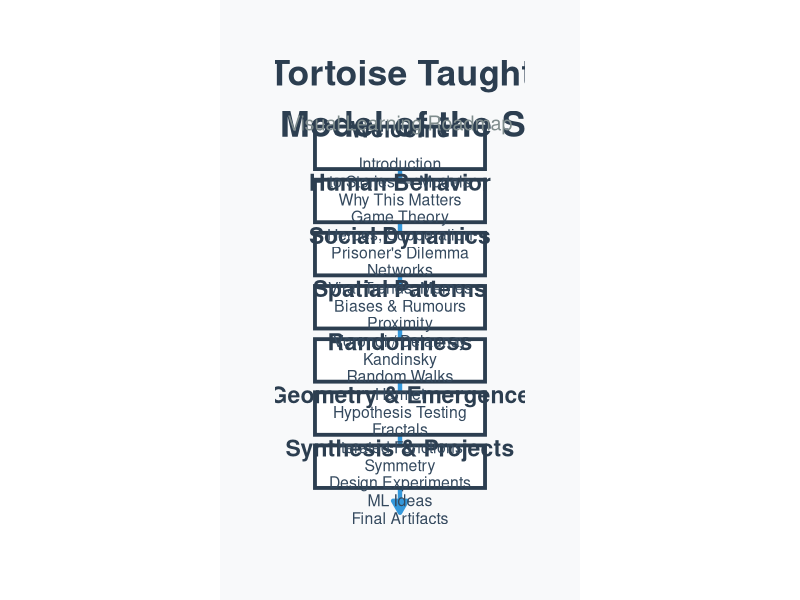
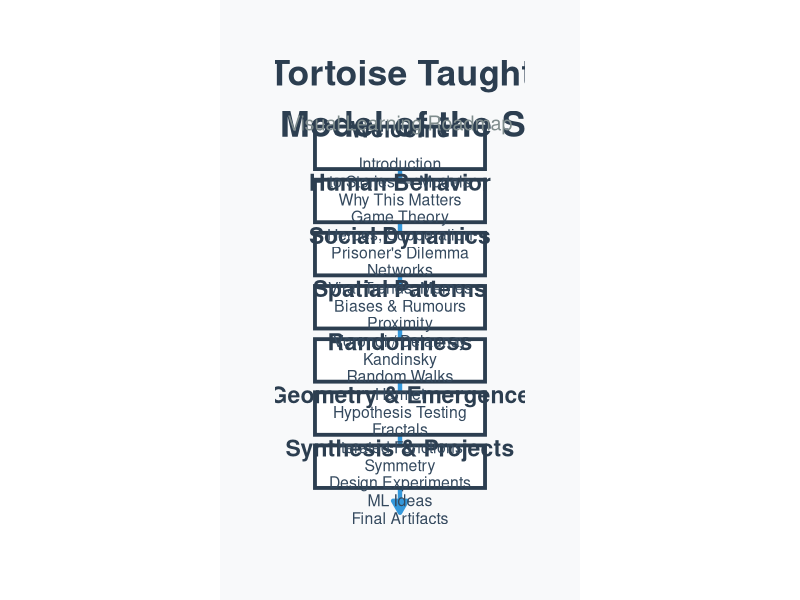

Write R code to recreate these figures, in order.
# Install if needed: install.packages(c("ggplot2", "dplyr", "tibble"))

library(ggplot2)
library(dplyr)
library(tibble)

roadmap_data <- tribble(
  ~stage, ~y, ~title, ~desc,
  1, 0,   "Welcome",          "Introduction\nto Stories → Models\nWhy This Matters",
  2, -1.5,"Human Behavior",   "Game Theory\nHeroes, Cooperation\nPrisoner's Dilemma",
  3, -3,  "Social Dynamics",  "Networks\nViral Trends, Memes\nBiases & Rumours",
  4, -4.5,"Spatial Patterns", "Proximity\nVoronoi / Delaunay\nKandinsky",
  5, -6,  "Randomness",       "Random Walks\nHamlet\nHypothesis Testing",
  6, -7.5,"Geometry & Emergence", "Fractals\nIterated Functions\nSymmetry",
  7, -9,  "Synthesis & Projects","Design Experiments\nML Ideas\nFinal Artifacts"
)

p <- ggplot(roadmap_data, aes(x = 0, y = y)) +
  geom_segment(aes(xend = 0, yend = y - 1.3), 
            color = "#3498db", linewidth = 1.5, 
            arrow = arrow(length = unit(0.35, "cm"), type = "closed")) +
  
  geom_rect(aes(xmin = -2.4, xmax = 2.4, 
                ymin = y - 0.6, ymax = y + 0.6),
            fill = "white", color = "#2c3e50", linewidth = 1.3) +
  
  geom_text(aes(label = title), size = 5.8, fontface = "bold", color = "#2c3e50", vjust = -0.6) +
  geom_text(aes(label = desc), size = 4, color = "#34495e", vjust = 1.2, lineheight = 0.95) +
  
  annotate("text", x=0, y=1.4, 
           label = "Old Tortoise Taught Us:\nThe Model of the Story", 
           size=9, fontface="bold", color="#2c3e50") +
  annotate("text", x=0, y=0.7, 
           label = "Visual Learning Roadmap", size=5, color="#7f8c8d") +
  
  theme_void() +
  theme(plot.margin = margin(40,40,50,40),
        plot.background = element_rect(fill = "#f8f9fa", color=NA)) +
  coord_fixed(xlim=c(-3.2, 3.2), ylim=c(-10.2, 2))

print(p)
ggsave("course_roadmap_ggplot.png", p, width=11, height=14, dpi=300, bg="#f8f9fa")
